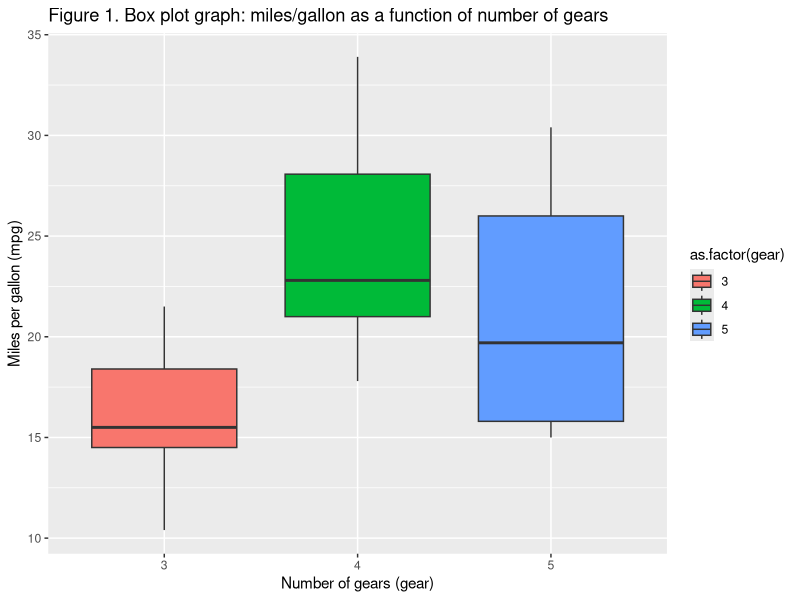

Source code (R): (Note: this script raises an error after producing the figure.)
## ---- chunk 1
### Task 3.1

sum(5:55) #To evaluate the sum of all integers between 5 and 55. 
# Alternatively, this creates a variable x with all integers between 5 and 55, which can then be followed with the sum function of x vector
x <- (5:55) 
sum(x)
## ---- chunk 2
### Task 3.2

sumfun <- function(n) {sum(5:n)} #The function sumfun was firstly created according to requested requirements
#Subsequently, the parameter "n" was substituted for each value requested (10, 20 and 100, respectively)
sumfun(10) 
sumfun(20)
sumfun(100)
## ---- chunk 3
### Task 3.3

#The value set is introduced, named fib and containing a sequence of 12 numbers
fib <- numeric(12)
fib[1] <- 1
fib[2] <-1
#The latter 2 lines set the first 2 elements of the sequence as 1 in accordance with the first 2 steps of Fibonacci’s sequence. From here on, the loop script “for” is introduced:
for (i in 3:12) #In which i is an element of the value set between the 3rd and 12th value
{ #This marks the beginning of the for loop
fib[i] <- fib[i-1]+fib[i-2] #Wherein the element i equals to the sum of their 2 preceding elements
} #End of loop
#Lastly, the resulting sequence is printed on screen with the following script:
print(fib)
## ---- chunk 4
### Task 3.4

library(ggplot2)
ggplot(data=mtcars, aes(x=as.factor(gear),y=mpg)) + geom_boxplot(aes(fill=as.factor(gear))) + labs(title = "Figure 1. Box plot graph: miles/gallon as a function of number of gears", y = "Miles per gallon (mpg)", x = "Number of gears (gear)")

#Firstly, the ggplot function is loaded with the "library(ggplot2)" command. In this function, the first argument lists the dataframe containing the data of interest "data=mtcars". This is followed by the aestethic mapping, in which "miles per gallon (mpg)" is plotted as a function of the "number of gears (gear)". Next, the plus operator adds the "geom_boxplot" component which defines the shape of the plotted graph and adds the fill aesthetic to colour the gear bars.
#In addtion, the labs component was added in order to insert a title to the graph as well as label the x and y axis.
## ---- chunk 5

### Task 3.5

#The dataset in question was firstly viewed with the following commands
data=cars
View(cars)
#Next, the help command for the cars dataset was used to discover the units for Speed and Stopping Distance:
?cars
#Following, the liner model fitting was conducted by the following command
y <- cars$dist*0.000189394; x <- cars$speed;
#Note the existing values in the Stopping distance (dist) were converted from ft to miles in order to match units with speed, which is in miles per hour. Assuming that 1 foot equals to 0.000189394 miles, the conversion was achieved by multiplying cars$dist by 0.000189394.
model <- lm(formula = "y~x")
#The extended details were then viewed to obtain the fitted slope and intercept of the line along with their standard errors by using 
summary(model)

#Units 
#[,1]	speed	numeric	Speed (mph)
#[,2]	dist numeric	Stopping distance (ft)

## ---- chunk 6
### Task 3.6

library(ggplot2)
ggplot(cars,aes(speed,dist*0.000189394)) + geom_point() + geom_smooth(method="lm",formula="y~x") + labs (title = "Figure 2. Linear regression plot of speed and stopping distance", x = "Speed (miles/hour)", y = "Stopping Distance (miles)")

#Similarly to task 3.4, the ggplot function is loaded with the "library(ggplot2)" command. The first argument lists the dataframe "cars".This is followed by the aestethic mapping, in which the x vector is set to speed value and y vector is set to dist value (converted from ft to miles). Next, the plus operator adds the "geom_smooth" component which defines the linear shape of the plotted graph. In addition, the labs component was added in order to insert a title to the graph as well as label the x and y axis.

## ---- chunk 7
### Task 3.7

#The first step here is to convert the existing values in the break distance (dist) from ft to miles in order to match units with speed, which is in miles per hour. A new variable is created for this converted value (dist_miles) where 1 foot is again assumed as 0.000189394 miles.
dist_miles <- cars$dist*0.000189394
#Next, the breaking distance variable is set to the square value of the speed
break_dist <- cars$speed^2
#A linear model is then fitten between the stopping distance in miles (dist_miles) and breaking distance (break_dist)  as a derivative of square rooting the speed in miles per hour. 
y <- dist_miles; x <- break_dist;
model <- lm(formula = "y~x")
#The variable model is set in order to provide an extended summary
summary(model)
#The slope value here would then equal to the average reaction time in hours, which then needs to be converted to seconds (1h-3600s). The variable reaction_time is set for this. 
reaction_time <- 2.443e-05/3600
reaction_time
#The latter shows the reaction time as 6.786111e-09 seconds, which isnt a reasonable result since the average reaction time would be expected to be a much higher value. It is not possible that a driver would react and activate the car breaks within the space of 0.000000006.786111 seconds.

# Plotting 
library(ggplot2)
ggplot(cars,aes(break_dist,dist_miles)) + geom_point() + geom_smooth(method="lm",formula="y~x") + labs (title = "Figure 3. Linear regression of breaking distance and stopping distance", x = "Distance (miles)", y = "Breaking Distance (miles/h)")
#Whereas the linear regression equals to the average reaction time in hours.

